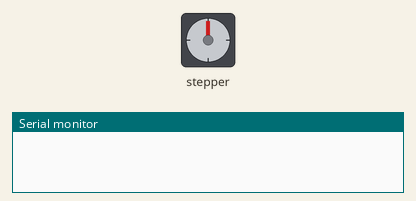
Simulated run of this sketch. Board: Arduino Uno, built with avr-gcc and run on an emulated ATmega328P. Shown: stepper motor, the last lines printed to the serial monitor. Wiring (inferred from the names in the program): stepper motor (2048 steps per turn assumed): coils pin 8, pin 9, pin 10, pin 11.

Above: at 0.15 s.
At 9.86 s:
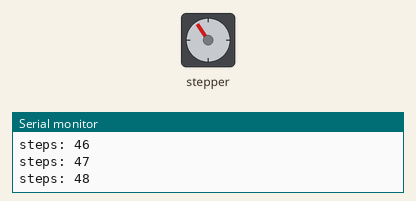
At 19.82 s:
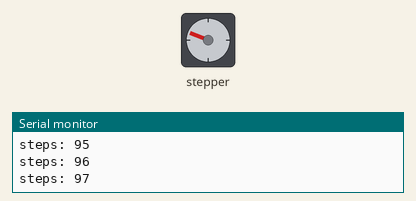
At 39.76 s:
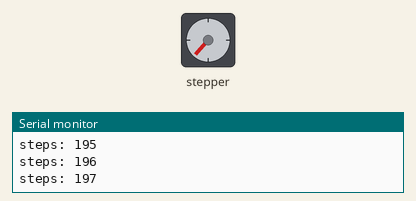
Timing chart, 0 to 40.0 s (numbered marks = the images above):
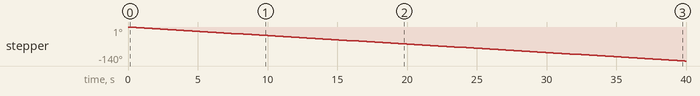

The sketch:

Step_Motor.ino
```cpp
// declare variables for the motor pins
int motorPin1 = 8;     // Blue
int motorPin2 = 9;     // Pink
int motorPin3 = 10;    // Yellow
int motorPin4 = 11;    // Orange
                       // Red
int motorSpeed = 50;  // Variable to set stepper speed.
int stepCount = 0;     // Number of steps the motor has taken.

void setup() {
  pinMode(motorPin1, OUTPUT);  // declare the motor as the outputs
  pinMode(motorPin2, OUTPUT);
  pinMode(motorPin3, OUTPUT);
  pinMode(motorPin4, OUTPUT);
  Serial.begin(115200);
}

void fullstep() {
  // 1
  digitalWrite(motorPin4, HIGH);
  digitalWrite(motorPin3, HIGH);
  digitalWrite(motorPin2, LOW);
  digitalWrite(motorPin1, LOW);
  delay(motorSpeed);
  // 2
  digitalWrite(motorPin4, LOW);
  digitalWrite(motorPin3, HIGH);
  digitalWrite(motorPin2, HIGH);
  digitalWrite(motorPin1, LOW);
  delay(motorSpeed);
  // 3
  digitalWrite(motorPin4, LOW);
  digitalWrite(motorPin3, LOW);
  digitalWrite(motorPin2, HIGH);
  digitalWrite(motorPin1, HIGH);
  delay(motorSpeed);
  // 4
  digitalWrite(motorPin4, HIGH);
  digitalWrite(motorPin3, LOW);
  digitalWrite(motorPin2, LOW);
  digitalWrite(motorPin1, HIGH);
  delay(motorSpeed);
}

void halfstep() {
  // 1
  digitalWrite(motorPin4, HIGH);
  digitalWrite(motorPin3, LOW);
  digitalWrite(motorPin2, LOW);
  digitalWrite(motorPin1, LOW);
  delay(motorSpeed);
  // 2
  digitalWrite(motorPin4, HIGH);
  digitalWrite(motorPin3, HIGH);
  digitalWrite(motorPin2, LOW);
  digitalWrite(motorPin1, LOW);
  delay(motorSpeed);
  // 3
  digitalWrite(motorPin4, LOW);
  digitalWrite(motorPin3, HIGH);
  digitalWrite(motorPin2, LOW);
  digitalWrite(motorPin1, LOW);
  delay(motorSpeed);
  // 4
  digitalWrite(motorPin4, LOW);
  digitalWrite(motorPin3, HIGH);
  digitalWrite(motorPin2, HIGH);
  digitalWrite(motorPin1, LOW);
  delay(motorSpeed);
  // 5
  digitalWrite(motorPin4, LOW);
  digitalWrite(motorPin3, LOW);
  digitalWrite(motorPin2, HIGH);
  digitalWrite(motorPin1, LOW);
  delay(motorSpeed);
  // 6
  digitalWrite(motorPin4, LOW);
  digitalWrite(motorPin3, LOW);
  digitalWrite(motorPin2, HIGH);
  digitalWrite(motorPin1, HIGH);
  delay(motorSpeed);
  // 7
  digitalWrite(motorPin4, LOW);
  digitalWrite(motorPin3, LOW);
  digitalWrite(motorPin2, LOW);
  digitalWrite(motorPin1, HIGH);
  delay(motorSpeed);
  // 8
  digitalWrite(motorPin4, HIGH);
  digitalWrite(motorPin3, LOW);
  digitalWrite(motorPin2, LOW);
  digitalWrite(motorPin1, HIGH);
  delay(motorSpeed);
}

void wavedrive() {
  // 1
  digitalWrite(motorPin4, 1);
  digitalWrite(motorPin3, 0);
  digitalWrite(motorPin2, 0);
  digitalWrite(motorPin1, 0);
  delay(motorSpeed);

  //2
  digitalWrite(motorPin4, 0);
  digitalWrite(motorPin3, 1);
  digitalWrite(motorPin2, 0);
  digitalWrite(motorPin1, 0);
  delay(motorSpeed);

  //3
  digitalWrite(motorPin4, 0);
  digitalWrite(motorPin3, 0);
  digitalWrite(motorPin2, 1);
  digitalWrite(motorPin1, 0);
  delay(motorSpeed);

  //4
  digitalWrite(motorPin4, 0);
  digitalWrite(motorPin3, 0);
  digitalWrite(motorPin2, 0);
  digitalWrite(motorPin1, 1);
  delay(motorSpeed);
}

void loop() {
  wavedrive();  // จ่ายไฟให้ทำงานครั้งละ 1 ขด
  //fullstep();   // จ่ายไฟให้ทำงานครั้งละ 2 ขด
  //halfstep();   // ใช้ทั้งสองแบบรวมกันทำให้หมุนได้ครั้งละ ครึ่ง สเตป

  Serial.print("steps: ");
  Serial.println(stepCount);
  stepCount++;
}
```

Measured:
- by itself, stepper: keeps turning counter-clockwise at about 4°/s
